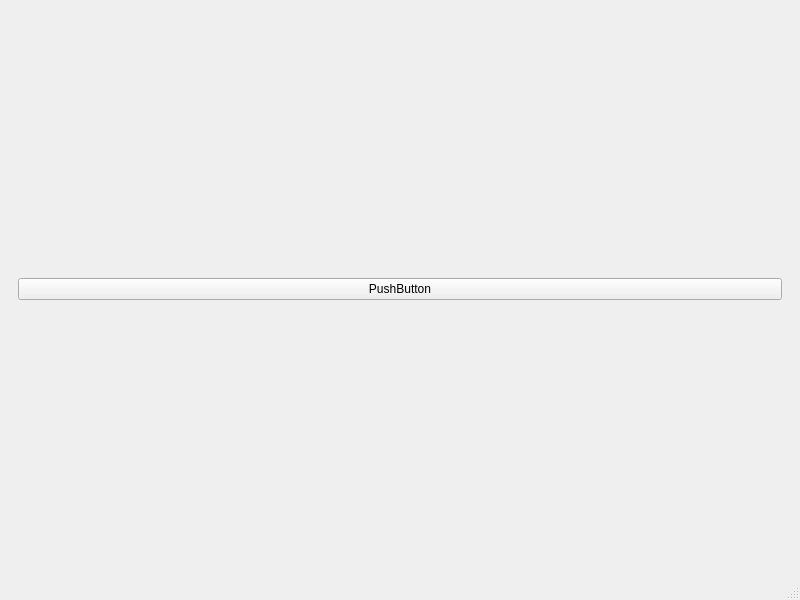
<?xml version="1.0" encoding="UTF-8"?>
<ui version="4.0">
 <class>MainWindow</class>
 <widget class="QMainWindow" name="MainWindow">
  <property name="geometry">
   <rect>
    <x>0</x>
    <y>0</y>
    <width>800</width>
    <height>600</height>
   </rect>
  </property>
  <property name="windowTitle">
   <string>MainWindow</string>
  </property>
  <widget class="QWidget" name="centralwidget">
   <layout class="QVBoxLayout" name="verticalLayout">
    <item>
     <widget class="QStackedWidget" name="stackedWidget">
      <widget class="QWidget" name="page">
       <layout class="QVBoxLayout" name="verticalLayout_2">
        <item>
         <widget class="QPushButton" name="pushButton">
          <property name="text">
           <string>PushButton</string>
          </property>
         </widget>
        </item>
       </layout>
      </widget>
      <widget class="QWidget" name="page_2">
       <layout class="QVBoxLayout" name="verticalLayout_3">
        <item>
         <widget class="QLabel" name="label">
          <property name="text">
           <string>PAGE2</string>
          </property>
         </widget>
        </item>
       </layout>
      </widget>
     </widget>
    </item>
   </layout>
  </widget>
  <widget class="QMenuBar" name="menubar">
   <property name="geometry">
    <rect>
     <x>0</x>
     <y>0</y>
     <width>800</width>
     <height>23</height>
    </rect>
   </property>
  </widget>
  <widget class="QStatusBar" name="statusbar"/>
 </widget>
 <resources/>
 <connections/>
</ui>
